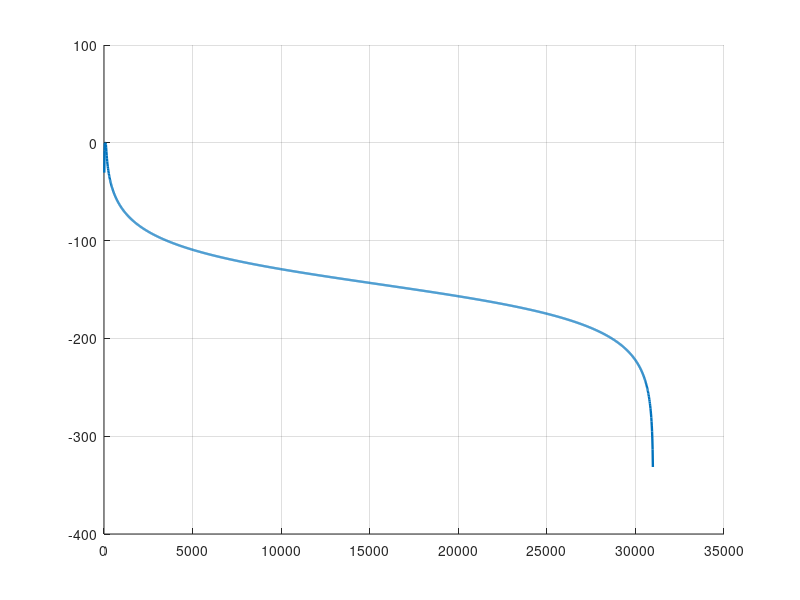

MATLAB code to generate this figure: (Note: this script raises an error after producing the figure.)
% 5-Band Graphic Equalizer

clc; clear; close all;

% PARAMETERS
fs = 62000;                 
Q = 0.6;                    
fc = [63, 250, 1000, 4000, 16000];  
N = 3;                      
gains_dB = [0 0 0 0 0];      
gains = 10.^(gains_dB/20);

B_all = cell(1,5);
A_all = cell(1,5);

colors = lines(5);

fprintf("\n=== 5-BAND GRAPHIC EQ INFORMATION ===\n");
fprintf("Sampling Frequency: %d Hz\n", fs);
fprintf("Butterworth Order: %d\n", N);
fprintf("Constant Q Value: %.2f\n\n", Q);

%  FIGURE 1 — ALL BANDS TOGETHER
figure;
hold on; grid on;

H_store = zeros(2048,5);
W_global = [];

for k = 1:length(fc)

    f1 = fc(k) / 2^(1/(2*Q));
    f2 = fc(k) * 2^(1/(2*Q));
    BW = f2 - f1;
    Q_actual = fc(k) / BW;

    Wn = [f1 f2] / (fs/2);
    [B, A] = butter(N, Wn, 'bandpass');

    B_all{k} = B;
    A_all{k} = A;

    [H, W] = freqz(B, A, 2048, fs);

    if isempty(W_global)
        W_global = W;
    end

    H_store(:,k) = abs(H);

    plot(W, 20*log10(abs(H)), 'Color', colors(k,:), 'LineWidth', 1.7);
    xline(fc(k), '--', 'Color', colors(k,:), 'LineWidth', 1);

    fprintf("Band %d (%d Hz):\n", k, fc(k));
    fprintf("   Lower cutoff f1  = %.2f Hz\n", f1);
    fprintf("   Upper cutoff f2  = %.2f Hz\n", f2);
    fprintf("   Bandwidth (f2-f1)= %.2f Hz\n", BW);
    fprintf("   Actual Q         = %.4f\n\n", Q_actual);

end

title("All 5 Bands — Frequency Responses with Center Markers");
xlabel("Frequency (Hz)");
ylabel("Magnitude (dB)");
legend("63 Hz","250 Hz","1 kHz","4 kHz","16 kHz");
xlim([0 fs/2]);
hold off;

%  FIGURE 2 — COMBINED NORMALIZED FREQUENCY RESPONSE

H_total = zeros(1024,1);
for i = 1:length(fc)
    [H, W] = freqz(B_all{i}, A_all{i}, 1024, fs);
    H_total = H_total + gains(i) * abs(H);
end

figure;
plot(W, 20*log10(H_total), 'Color',[0.85 0.3 0.2], 'LineWidth', 2);
xlabel('Freq (Hz)');
ylabel('Mag (dB)');
title('5-Band EQ – Combined Response');
grid on;
set(gca,'FontName','Arial','FontSize',12);


% Deviation

dB_response = 20*log10(H_total);

peak_dB = max(dB_response);

flat_idx = dB_response > (peak_dB - 1);

W_valid = W(flat_idx);
dB_valid = dB_response(flat_idx);

mean_level = mean(dB_valid);
dev = dB_valid - mean_level;

max_dev = max(abs(dev));
rms_dev = sqrt(mean(dev.^2));

fprintf("\n=== DEVIATION ===\n");
fprintf("Max deviation : %.4f dB\n", max_dev);
fprintf("RMS deviation: %.4f dB\n\n", rms_dev);


%  FIGURE 3 — SUBPLOTS (Individual Normalized Bands)
figure;
for k = 1:5
    subplot(5,1,k);
    H_norm = H_store(:,k) / max(H_store(:,k));
    plot(W_global, 20*log10(H_norm), 'Color', colors(k,:), 'LineWidth', 1.5);
    grid on;
    ylabel(sprintf('%d Hz', fc(k)));
    xlim([0 fs/2]);
    if k == 1
        title("Normalized Individual Band Responses ");
    end
end
xlabel("Frequency (Hz)");

% SAVING FILTER COEFFICIENTS
save('eq_filters.mat','B_all','A_all','fc','Q','N');
fprintf("Filters saved to eq_filters.mat\n");
